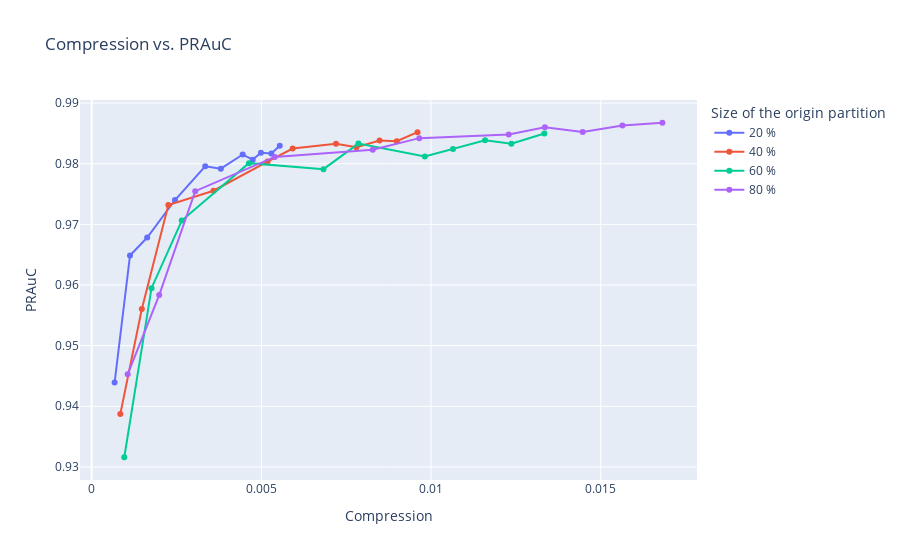

Notebook code for this chart:
### Code cell
fig = go.Figure() 

for k, ss in sizes.items():

    fig = fig.add_trace(go.Scatter(x = list(map(lambda x: x/f_size, ss)),
                                   y = aucs[k], 
                                   name = f"{k*10} %", text=gammas, 
                                   hovertemplate = 'AuC: %{y:.3f}<br>Comp: %{x}<br>Epsilon: %{text}'))
    
fig.update_layout(
    title="Compression vs. PRAuC",
    xaxis_title="Compression",
    yaxis_title="PRAuC",
    legend_title="Size of the origin partition"
)
    
fig.update_layout(hovermode="x")

fig.show()

### Figure 1 — Plotly figure (JSON) as saved in the notebook; plotly's stock layout.template omitted (floating-point values rounded to 4 significant figures)
{"data": [{"hovertemplate": "AuC: %{y:.3f}<br>Comp: %{x}<br>Epsilon: %{text}", "name": "20 %", "text": ["0.3", "0.35", "0.4", "0.45", "0.5", "0.6", "0.65", "0.75", "0.85", "0.9", "0.95"], "type": "scatter", "x": [0.005542, 0.005294, 0.004988, 0.004745, 0.00445, 0.003806, 0.003346, 0.002454, 0.001636, 0.00113, 0.0006756], "y": [0.983, 0.9817, 0.9818, 0.9807, 0.9815, 0.9792, 0.9796, 0.974, 0.9678, 0.9649, 0.9439]}, {"hovertemplate": "AuC: %{y:.3f}<br>Comp: %{x}<br>Epsilon: %{text}", "name": "40 %", "text": ["0.3", "0.35", "0.4", "0.45", "0.5", "0.6", "0.65", "0.75", "0.85", "0.9", "0.95"], "type": "scatter", "x": [0.009601, 0.008989, 0.008482, 0.007801, 0.0072, 0.005922, 0.005183, 0.003589, 0.002259, 0.001478, 0.0008445], "y": [0.9852, 0.9837, 0.9838, 0.9827, 0.9833, 0.9825, 0.9804, 0.9755, 0.9732, 0.9561, 0.9387]}, {"hovertemplate": "AuC: %{y:.3f}<br>Comp: %{x}<br>Epsilon: %{text}", "name": "60 %", "text": ["0.3", "0.35", "0.4", "0.45", "0.5", "0.6", "0.65", "0.75", "0.85", "0.9", "0.95"], "type": "scatter", "x": [0.01334, 0.01237, 0.01159, 0.01065, 0.009818, 0.00786, 0.00683, 0.004634, 0.002655, 0.001763, 0.0009607], "y": [0.985, 0.9833, 0.9839, 0.9824, 0.9812, 0.9833, 0.9791, 0.9801, 0.9706, 0.9595, 0.9316]}, {"hovertemplate": "AuC: %{y:.3f}<br>Comp: %{x}<br>Epsilon: %{text}", "name": "80 %", "text": ["0.3", "0.35", "0.4", "0.45", "0.5", "0.6", "0.65", "0.75", "0.85", "0.9", "0.95"], "type": "scatter", "x": [0.01682, 0.01564, 0.01447, 0.01335, 0.01229, 0.009654, 0.008282, 0.005395, 0.003051, 0.00199, 0.001061], "y": [0.9868, 0.9863, 0.9852, 0.986, 0.9848, 0.9842, 0.9823, 0.9811, 0.9755, 0.9583, 0.9453]}], "layout": {"hovermode": "x", "legend": {"title": {"text": "Size of the origin partition"}}, "title": {"text": "Compression vs. PRAuC"}, "xaxis": {"title": {"text": "Compression"}}, "yaxis": {"title": {"text": "PRAuC"}}}}
